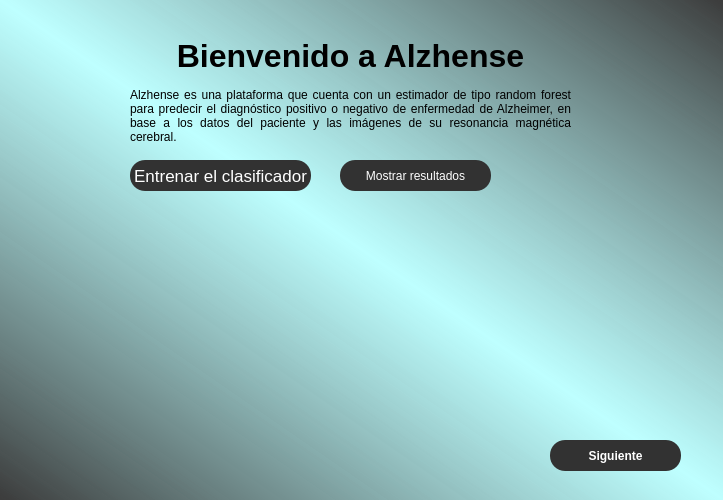
<?xml version="1.0" encoding="UTF-8"?>
<ui version="4.0">
 <class>Dialog</class>
 <widget class="QDialog" name="Dialog">
  <property name="geometry">
   <rect>
    <x>0</x>
    <y>0</y>
    <width>723</width>
    <height>500</height>
   </rect>
  </property>
  <property name="windowTitle">
   <string>Dialog</string>
  </property>
  <property name="styleSheet">
   <string notr="true">background-color: qlineargradient(spread:reflect, x1:0, y1:1, x2:0.5, y2:0.5, stop:0 rgba(50, 50, 50, 200), stop:1 rgba(190, 255, 255, 255));</string>
  </property>
  <widget class="QLabel" name="label">
   <property name="geometry">
    <rect>
     <x>130</x>
     <y>40</y>
     <width>441</width>
     <height>31</height>
    </rect>
   </property>
   <property name="font">
    <font>
     <family>Helvetica Neue</family>
     <pointsize>24</pointsize>
     <weight>75</weight>
     <italic>false</italic>
     <bold>true</bold>
    </font>
   </property>
   <property name="styleSheet">
    <string notr="true">background-color:transparent;
font: 75 24pt &quot;Helvetica Neue&quot;;
font-weight:bold;</string>
   </property>
   <property name="text">
    <string>Bienvenido a Alzhense</string>
   </property>
   <property name="alignment">
    <set>Qt::AlignCenter</set>
   </property>
  </widget>
  <widget class="QLabel" name="texto">
   <property name="geometry">
    <rect>
     <x>130</x>
     <y>80</y>
     <width>441</width>
     <height>71</height>
    </rect>
   </property>
   <property name="styleSheet">
    <string notr="true">background-color:transparent;
font: 75 11pt &quot;Helvetica Neue&quot;;</string>
   </property>
   <property name="lineWidth">
    <number>1</number>
   </property>
   <property name="midLineWidth">
    <number>0</number>
   </property>
   <property name="text">
    <string>Alzhense es una plataforma que cuenta con un estimador de tipo random forest para predecir el diagnóstico positivo o negativo de enfermedad de Alzheimer, en base a los datos del paciente y las imágenes de su resonancia magnética cerebral.</string>
   </property>
   <property name="alignment">
    <set>Qt::AlignJustify|Qt::AlignVCenter</set>
   </property>
   <property name="wordWrap">
    <bool>true</bool>
   </property>
  </widget>
  <widget class="QPushButton" name="Avanzar">
   <property name="geometry">
    <rect>
     <x>550</x>
     <y>440</y>
     <width>131</width>
     <height>31</height>
    </rect>
   </property>
   <property name="styleSheet">
    <string notr="true">background-color: rgb(50,50 , 50);
border-radius: 15px;
font: 75 13pt &quot;Helvetica&quot;;
color: white;
font-weight:bold</string>
   </property>
   <property name="text">
    <string>Siguiente</string>
   </property>
  </widget>
  <widget class="QPushButton" name="EntrenarRed">
   <property name="geometry">
    <rect>
     <x>130</x>
     <y>160</y>
     <width>181</width>
     <height>31</height>
    </rect>
   </property>
   <property name="font">
    <font>
     <family>Helvetica</family>
     <pointsize>13</pointsize>
     <weight>9</weight>
     <italic>false</italic>
     <bold>false</bold>
    </font>
   </property>
   <property name="styleSheet">
    <string notr="true">background-color: rgb(50,50 , 50);
border-radius: 15px;
font: 75 13pt &quot;Helvetica&quot;;
color: white;</string>
   </property>
   <property name="text">
    <string>Entrenar el clasificador</string>
   </property>
  </widget>
  <widget class="QPushButton" name="MostrarMatriz">
   <property name="geometry">
    <rect>
     <x>340</x>
     <y>160</y>
     <width>151</width>
     <height>31</height>
    </rect>
   </property>
   <property name="styleSheet">
    <string notr="true">background-color: rgb(50,50 , 50);
border-radius: 15px;
font: 75 13pt &quot;Helvetica&quot;;
color: white;</string>
   </property>
   <property name="text">
    <string>Mostrar resultados</string>
   </property>
  </widget>
  <widget class="QLabel" name="Imagen">
   <property name="geometry">
    <rect>
     <x>130</x>
     <y>210</y>
     <width>351</width>
     <height>261</height>
    </rect>
   </property>
   <property name="styleSheet">
    <string notr="true">background-color: transparent;
border-color: rgb(0, 0, 0);</string>
   </property>
   <property name="text">
    <string/>
   </property>
  </widget>
  <widget class="QLabel" name="Entrenando">
   <property name="geometry">
    <rect>
     <x>90</x>
     <y>190</y>
     <width>281</width>
     <height>21</height>
    </rect>
   </property>
   <property name="font">
    <font>
     <family>Helvetica</family>
     <pointsize>9</pointsize>
     <weight>9</weight>
     <italic>false</italic>
     <bold>false</bold>
    </font>
   </property>
   <property name="styleSheet">
    <string notr="true">background-color:transparent;
font: 75 9pt &quot;Helvetica&quot;;</string>
   </property>
   <property name="text">
    <string/>
   </property>
  </widget>
  <widget class="QLabel" name="logo">
   <property name="geometry">
    <rect>
     <x>30</x>
     <y>30</y>
     <width>161</width>
     <height>41</height>
    </rect>
   </property>
   <property name="styleSheet">
    <string notr="true">background-color: transparent;
</string>
   </property>
   <property name="text">
    <string/>
   </property>
  </widget>
  <widget class="QLabel" name="PreLabel">
   <property name="geometry">
    <rect>
     <x>510</x>
     <y>290</y>
     <width>111</width>
     <height>21</height>
    </rect>
   </property>
   <property name="styleSheet">
    <string notr="true">background-color:transparent;
font: 75 12pt &quot;Helvetica&quot;;
font-weight:bold;</string>
   </property>
   <property name="text">
    <string/>
   </property>
  </widget>
  <widget class="QLabel" name="ExLabel">
   <property name="geometry">
    <rect>
     <x>510</x>
     <y>260</y>
     <width>111</width>
     <height>21</height>
    </rect>
   </property>
   <property name="styleSheet">
    <string notr="true">background-color:transparent;
font: 75 12pt &quot;Helvetica&quot;;
font-weight:bold;
</string>
   </property>
   <property name="text">
    <string/>
   </property>
  </widget>
  <widget class="QLabel" name="SenLabel">
   <property name="geometry">
    <rect>
     <x>510</x>
     <y>320</y>
     <width>111</width>
     <height>21</height>
    </rect>
   </property>
   <property name="styleSheet">
    <string notr="true">background-color:transparent;
font: 75 12pt &quot;Helvetica&quot;;
font-weight:bold;</string>
   </property>
   <property name="text">
    <string/>
   </property>
  </widget>
  <widget class="QLabel" name="EsLabel">
   <property name="geometry">
    <rect>
     <x>510</x>
     <y>350</y>
     <width>111</width>
     <height>21</height>
    </rect>
   </property>
   <property name="styleSheet">
    <string notr="true">background-color:transparent;
font: 75 12pt &quot;Helvetica&quot;;
font-weight:bold;</string>
   </property>
   <property name="text">
    <string/>
   </property>
  </widget>
  <widget class="QLabel" name="Exactitud">
   <property name="geometry">
    <rect>
     <x>620</x>
     <y>260</y>
     <width>41</width>
     <height>20</height>
    </rect>
   </property>
   <property name="styleSheet">
    <string notr="true">background-color: transparent;
font: 75 12pt &quot;Helvetica&quot;;</string>
   </property>
   <property name="text">
    <string/>
   </property>
   <property name="alignment">
    <set>Qt::AlignCenter</set>
   </property>
  </widget>
  <widget class="QLabel" name="Precision">
   <property name="geometry">
    <rect>
     <x>620</x>
     <y>290</y>
     <width>41</width>
     <height>20</height>
    </rect>
   </property>
   <property name="styleSheet">
    <string notr="true">background-color: transparent;
font: 75 12pt &quot;Helvetica&quot;;</string>
   </property>
   <property name="text">
    <string/>
   </property>
   <property name="alignment">
    <set>Qt::AlignCenter</set>
   </property>
  </widget>
  <widget class="QLabel" name="Sensibilidad">
   <property name="geometry">
    <rect>
     <x>620</x>
     <y>320</y>
     <width>41</width>
     <height>20</height>
    </rect>
   </property>
   <property name="styleSheet">
    <string notr="true">background-color: transparent;
font: 75 12pt &quot;Helvetica&quot;;</string>
   </property>
   <property name="text">
    <string/>
   </property>
   <property name="alignment">
    <set>Qt::AlignCenter</set>
   </property>
  </widget>
  <widget class="QLabel" name="Especificidad">
   <property name="geometry">
    <rect>
     <x>620</x>
     <y>350</y>
     <width>41</width>
     <height>20</height>
    </rect>
   </property>
   <property name="styleSheet">
    <string notr="true">background-color: transparent;
font: 75 12pt &quot;Helvetica&quot;;</string>
   </property>
   <property name="text">
    <string/>
   </property>
   <property name="alignment">
    <set>Qt::AlignCenter</set>
   </property>
  </widget>
  <widget class="QLabel" name="Porc1">
   <property name="geometry">
    <rect>
     <x>660</x>
     <y>260</y>
     <width>21</width>
     <height>21</height>
    </rect>
   </property>
   <property name="styleSheet">
    <string notr="true">background-color:transparent;
font: 75 12pt &quot;Helvetica&quot;;
</string>
   </property>
   <property name="text">
    <string/>
   </property>
  </widget>
  <widget class="QLabel" name="Porc2">
   <property name="geometry">
    <rect>
     <x>660</x>
     <y>290</y>
     <width>21</width>
     <height>21</height>
    </rect>
   </property>
   <property name="styleSheet">
    <string notr="true">background-color:transparent;
font: 75 12pt &quot;Helvetica&quot;;
</string>
   </property>
   <property name="text">
    <string/>
   </property>
  </widget>
  <widget class="QLabel" name="Porc3">
   <property name="geometry">
    <rect>
     <x>660</x>
     <y>320</y>
     <width>21</width>
     <height>21</height>
    </rect>
   </property>
   <property name="styleSheet">
    <string notr="true">background-color:transparent;
font: 75 12pt &quot;Helvetica&quot;;
</string>
   </property>
   <property name="text">
    <string/>
   </property>
  </widget>
  <widget class="QLabel" name="Porc4">
   <property name="geometry">
    <rect>
     <x>660</x>
     <y>350</y>
     <width>21</width>
     <height>21</height>
    </rect>
   </property>
   <property name="styleSheet">
    <string notr="true">background-color:transparent;
font: 75 12pt &quot;Helvetica&quot;;
</string>
   </property>
   <property name="text">
    <string/>
   </property>
  </widget>
  <widget class="QLabel" name="ResultadosLabel">
   <property name="geometry">
    <rect>
     <x>500</x>
     <y>220</y>
     <width>211</width>
     <height>31</height>
    </rect>
   </property>
   <property name="font">
    <font>
     <family>Myriad Pro</family>
     <pointsize>13</pointsize>
     <weight>75</weight>
     <italic>false</italic>
     <bold>true</bold>
    </font>
   </property>
   <property name="styleSheet">
    <string notr="true">background-color:transparent;
font: 75 13pt &quot;Myriad Pro&quot;;
font-weight:bold;</string>
   </property>
   <property name="text">
    <string/>
   </property>
  </widget>
 </widget>
 <resources/>
 <connections/>
</ui>
